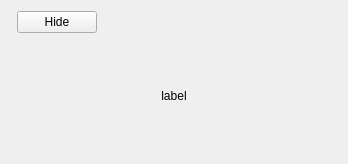
<?xml version="1.0" encoding="UTF-8"?>
<ui version="4.0">
 <class>InfoDialog</class>
 <widget class="QWidget" name="InfoDialog">
  <property name="windowModality">
   <enum>Qt::WindowModality::NonModal</enum>
  </property>
  <property name="geometry">
   <rect>
    <x>0</x>
    <y>0</y>
    <width>348</width>
    <height>164</height>
   </rect>
  </property>
  <property name="focusPolicy">
   <enum>Qt::FocusPolicy::NoFocus</enum>
  </property>
  <property name="contextMenuPolicy">
   <enum>Qt::ContextMenuPolicy::DefaultContextMenu</enum>
  </property>
  <property name="acceptDrops">
   <bool>false</bool>
  </property>
  <property name="windowTitle">
   <string>Form</string>
  </property>
  <property name="styleSheet">
   <string notr="true"/>
  </property>
  <layout class="QGridLayout" name="gridLayout_2">
   <item row="0" column="0">
    <layout class="QGridLayout" name="gridLayout">
     <item row="1" column="2">
      <spacer name="horizontalSpacer_2">
       <property name="orientation">
        <enum>Qt::Orientation::Horizontal</enum>
       </property>
       <property name="sizeHint" stdset="0">
        <size>
         <width>40</width>
         <height>20</height>
        </size>
       </property>
      </spacer>
     </item>
     <item row="1" column="1">
      <widget class="QPushButton" name="buttonHide">
       <property name="sizePolicy">
        <sizepolicy hsizetype="Minimum" vsizetype="Fixed">
         <horstretch>0</horstretch>
         <verstretch>0</verstretch>
        </sizepolicy>
       </property>
       <property name="autoFillBackground">
        <bool>false</bool>
       </property>
       <property name="text">
        <string>Hide</string>
       </property>
      </widget>
     </item>
     <item row="2" column="0" colspan="3">
      <widget class="QLabel" name="labelText">
       <property name="sizePolicy">
        <sizepolicy hsizetype="Expanding" vsizetype="Expanding">
         <horstretch>0</horstretch>
         <verstretch>0</verstretch>
        </sizepolicy>
       </property>
       <property name="minimumSize">
        <size>
         <width>0</width>
         <height>0</height>
        </size>
       </property>
       <property name="layoutDirection">
        <enum>Qt::LayoutDirection::LeftToRight</enum>
       </property>
       <property name="styleSheet">
        <string notr="true"/>
       </property>
       <property name="midLineWidth">
        <number>0</number>
       </property>
       <property name="text">
        <string>&lt;html&gt;&lt;head/&gt;&lt;body&gt;&lt;p&gt;label&lt;/p&gt;&lt;/body&gt;&lt;/html&gt;</string>
       </property>
       <property name="textFormat">
        <enum>Qt::TextFormat::RichText</enum>
       </property>
       <property name="alignment">
        <set>Qt::AlignmentFlag::AlignCenter</set>
       </property>
       <property name="wordWrap">
        <bool>true</bool>
       </property>
      </widget>
     </item>
    </layout>
   </item>
  </layout>
 </widget>
 <resources/>
 <connections/>
</ui>
